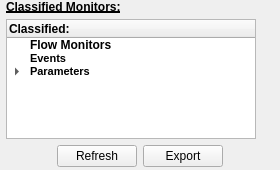
                <widget class="QWidget" name="pageDataClassification">
                 <property name="geometry">
                  <rect>
                   <x>0</x>
                   <y>0</y>
                   <width>280</width>
                   <height>170</height>
                  </rect>
                 </property>
                 <property name="sizePolicy">
                  <sizepolicy hsizetype="Preferred" vsizetype="Fixed">
                   <horstretch>0</horstretch>
                   <verstretch>0</verstretch>
                  </sizepolicy>
                 </property>
                 <property name="minimumSize">
                  <size>
                   <width>0</width>
                   <height>170</height>
                  </size>
                 </property>
                 <property name="maximumSize">
                  <size>
                   <width>16777215</width>
                   <height>170</height>
                  </size>
                 </property>
                 <attribute name="label">
                  <string>Flow Monitors: Data Classification</string>
                 </attribute>
                 <layout class="QVBoxLayout" name="verticalLayout_23">
                  <property name="leftMargin">
                   <number>6</number>
                  </property>
                  <property name="topMargin">
                   <number>0</number>
                  </property>
                  <property name="rightMargin">
                   <number>6</number>
                  </property>
                  <property name="bottomMargin">
                   <number>0</number>
                  </property>
                  <item>
                   <widget class="QLabel" name="label_11">
                    <property name="sizePolicy">
                     <sizepolicy hsizetype="Expanding" vsizetype="Expanding">
                      <horstretch>0</horstretch>
                      <verstretch>0</verstretch>
                     </sizepolicy>
                    </property>
                    <property name="minimumSize">
                     <size>
                      <width>0</width>
                      <height>13</height>
                     </size>
                    </property>
                    <property name="maximumSize">
                     <size>
                      <width>400</width>
                      <height>13</height>
                     </size>
                    </property>
                    <property name="font">
                     <font>
                      <weight>75</weight>
                      <bold>true</bold>
                      <underline>true</underline>
                     </font>
                    </property>
                    <property name="text">
                     <string>Classified Monitors:</string>
                    </property>
                   </widget>
                  </item>
                  <item>
                   <widget class="QTreeWidget" name="trw_DataClassification">
                    <property name="sizePolicy">
                     <sizepolicy hsizetype="Minimum" vsizetype="Expanding">
                      <horstretch>0</horstretch>
                      <verstretch>0</verstretch>
                     </sizepolicy>
                    </property>
                    <property name="minimumSize">
                     <size>
                      <width>250</width>
                      <height>120</height>
                     </size>
                    </property>
                    <property name="maximumSize">
                     <size>
                      <width>230</width>
                      <height>120</height>
                     </size>
                    </property>
                    <property name="contextMenuPolicy">
                     <enum>Qt::CustomContextMenu</enum>
                    </property>
                    <property name="acceptDrops">
                     <bool>false</bool>
                    </property>
                    <property name="dragDropMode">
                     <enum>QAbstractItemView::DropOnly</enum>
                    </property>
                    <property name="defaultDropAction">
                     <enum>Qt::IgnoreAction</enum>
                    </property>
                    <property name="itemsExpandable">
                     <bool>true</bool>
                    </property>
                    <column>
                     <property name="text">
                      <string>Classified:</string>
                     </property>
                     <property name="font">
                      <font>
                       <weight>75</weight>
                       <bold>true</bold>
                      </font>
                     </property>
                    </column>
                    <item>
                     <property name="text">
                      <string>Flow Monitors</string>
                     </property>
                     <property name="font">
                      <font>
                       <weight>75</weight>
                       <bold>true</bold>
                      </font>
                     </property>
                     <property name="flags">
                      <set>ItemIsDropEnabled|ItemIsEnabled</set>
                     </property>
                    </item>
                    <item>
                     <property name="text">
                      <string>Events</string>
                     </property>
                     <property name="font">
                      <font>
                       <family>MS Shell Dlg 2</family>
                       <pointsize>8</pointsize>
                       <weight>75</weight>
                       <bold>true</bold>
                      </font>
                     </property>
                     <property name="flags">
                      <set>ItemIsDropEnabled|ItemIsEnabled</set>
                     </property>
                    </item>
                    <item>
                     <property name="text">
                      <string>Parameters</string>
                     </property>
                     <property name="font">
                      <font>
                       <family>MS Shell Dlg 2</family>
                       <pointsize>8</pointsize>
                       <weight>75</weight>
                       <bold>true</bold>
                      </font>
                     </property>
                     <item>
                      <property name="text">
                       <string>Default</string>
                      </property>
                     </item>
                    </item>
                   </widget>
                  </item>
                  <item>
                   <layout class="QHBoxLayout" name="horizontalLayout_4">
                    <item>
                     <spacer name="horizontalSpacer_5">
                      <property name="orientation">
                       <enum>Qt::Horizontal</enum>
                      </property>
                      <property name="sizeHint" stdset="0">
                       <size>
                        <width>40</width>
                        <height>20</height>
                       </size>
                      </property>
                     </spacer>
                    </item>
                    <item>
                     <widget class="QPushButton" name="btnRefreshDC">
                      <property name="text">
                       <string>Refresh</string>
                      </property>
                     </widget>
                    </item>
                    <item>
                     <widget class="QPushButton" name="btnExportDCToExcel">
                      <property name="text">
                       <string>Export</string>
                      </property>
                     </widget>
                    </item>
                    <item>
                     <spacer name="horizontalSpacer_6">
                      <property name="orientation">
                       <enum>Qt::Horizontal</enum>
                      </property>
                      <property name="sizeHint" stdset="0">
                       <size>
                        <width>40</width>
                        <height>20</height>
                       </size>
                      </property>
                     </spacer>
                    </item>
                   </layout>
                  </item>
                 </layout>
                </widget>
